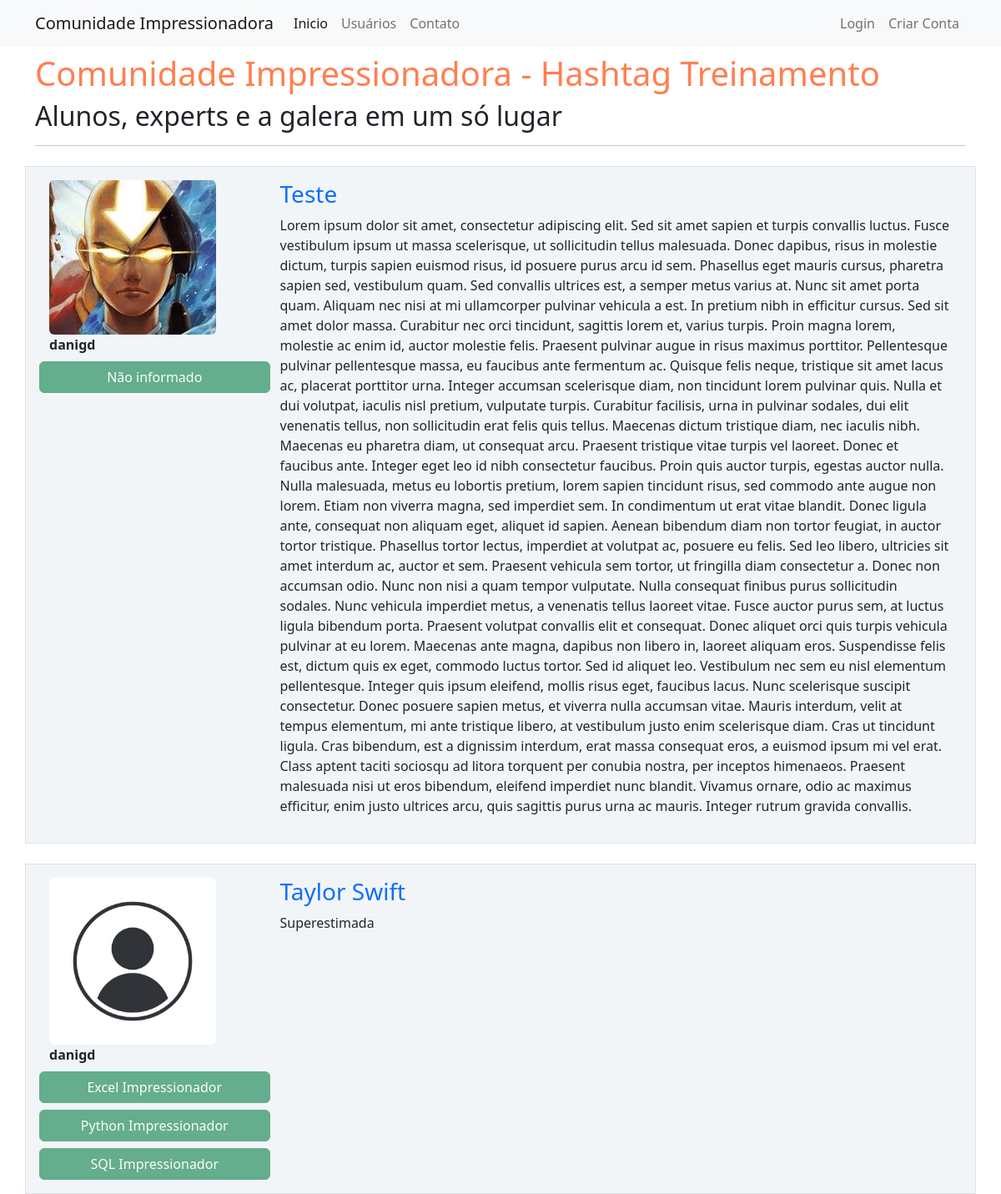
The page /home on the database its author committed.
### comunidadeimpressionadora/models.py (models this page shows, shortened)
class Post(database.Model):
    id = database.Column(database.Integer, primary_key=True)
    titulo = database.Column(database.String, nullable=False)
    corpo = database.Column(database.Text, nullable=False)
    data_criacao = database.Column(database.DateTime, nullable=False, default=datetime.utcnow)
    id_autor = database.Column(database.Integer, database.ForeignKey('usuario.id'), nullable=False )

class Usuario(database.Model, UserMixin):
    id = database.Column(database.Integer, primary_key=True)
    username = database.Column(database.String, nullable=False)
    email = database.Column(database.String, nullable=False, unique=True)
    senha = database.Column(database.String, nullable=False)
    foto_perfil = database.Column(database.String, default='default.jpg')
    posts = database.relationship('Post', backref='autor', lazy=True)
    cursos = database.Column(database.String, nullable=False, default='Não informado')

### comunidadeimpressionadora/routes.py (the view)
@app.route('/home')
def home():
    posts = Post.query.order_by(Post.id.desc())
    return render_template('home.html', posts=posts)

### comunidadeimpressionadora/templates/home.html
{% extends 'base.html' %}
{% block body %}
    <div class="container mt-2">
        <h1 style="color: coral;">Comunidade Impressionadora - Hashtag Treinamento</h1>
        <h2>Alunos, experts e a galera em um só lugar</h2>
        <hr>
        {% for post in posts %}
            <div class="row border mt-4 p-3 meupost">
                <div class="col col-3">
                    <div class="image pe-2"><img src="{{ url_for('static', filename='fotos_perfil/{}'.format(post.autor.foto_perfil)) }}" class="rounded" width="200" ></div>
                    <strong>{{ post.autor.username }}</strong>
                    <div class="row justify-content-center">
                            {% for curso in post.autor.cursos.split(';') %}
                                <button type="button" class="btn btn-success mt-2" disabled>{{ curso }}</button>
                            {% endfor %}
                    </div>
                </div>
                <div class="col col-9">
                    <a style="text-decoration: none" href="{{ url_for('exibir_post', post_id=post.id ) }}"><h3>{{ post.titulo }}</h3></a>
                    <p>{{ post.corpo }}</p>
                </div>
            </div>
        {% endfor %}
    </div>
{% endblock %}

### comunidadeimpressionadora/static/main.css (style rules this page uses)
.meupost { background: #f2f5f8 !important; }

### rows shown on the page
Post: foto_perfil (picture), autor.username "danigd", titulo "Teste", corpo "Lorem ipsum dolor sit amet, consectetur adipiscing elit. Sed sit amet sapien et turpis convallis luctus. Fusce vestibulum ipsum ut massa scelerisque, ut sollicitudin tellus malesuada. Donec dapibus, risus in molestie dictum, turpis sapien euismod risus, id posuere purus arcu id sem. Phasellus eget mauris cursus, pharetra sapien sed, vestibulum quam. Sed convallis ultrices est, a semper metus varius at. Nunc sit amet porta quam. Aliquam nec nisi at mi ullamcorper pulvinar vehicula a est. In pretium nibh in efficitur cursus. Sed sit amet dolor massa. Curabitur nec orci tincidunt, sagittis lorem et, varius turpis. Proin magna lorem, molestie ac enim id, auctor molestie felis. Praesent pulvinar…"
Usuario: cursos "Não informado"
Post: foto_perfil (placeholder picture), autor.username "danigd", curso "Excel Impressionador" "Python Impressionador" "SQL Impressionador", titulo "Taylor Swift", corpo "Superestimada"
